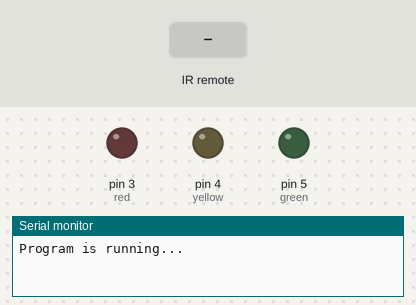
This sketch was run on a simulated Arduino Uno, built with avr-gcc and run on an emulated ATmega328P. On the bench: output pins drawn as LEDs (lit = HIGH), the last lines printed to the serial monitor. Inputs (shaded band) come from the test bench.

Above: at 1.2 s.
1.3 s: infrared code 0x45 received
At 2.0 s:
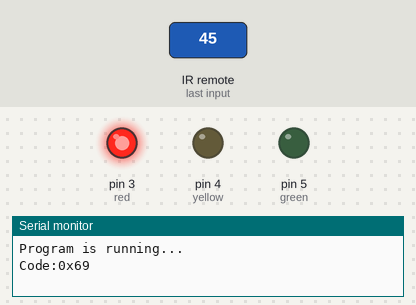
2.8 s: infrared code 0x46 received
At 3.1 s:
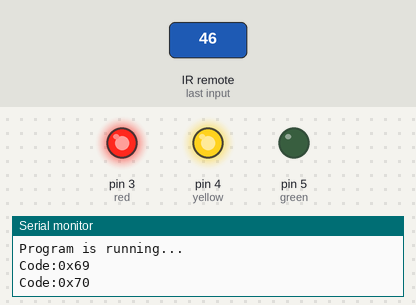
4.3 s: infrared code 0x47 received
At 5.5 s:
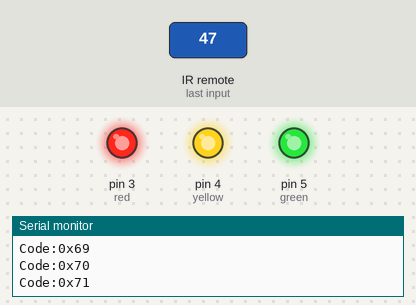
5.8 s: infrared code 0x45 received
At 6.6 s:
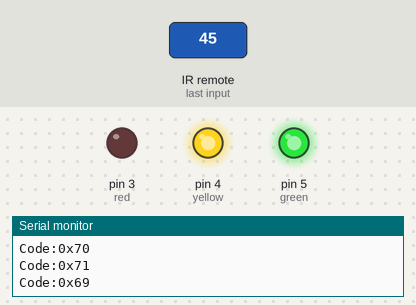
7.3 s: infrared code 0x46 received
At 7.8 s:
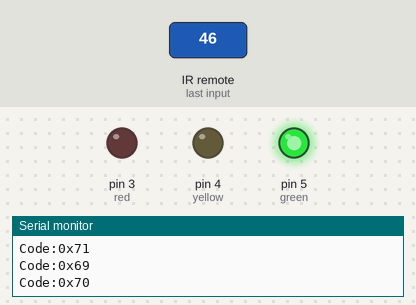
8.8 s: infrared code 0x1C received
At 10.1 s:
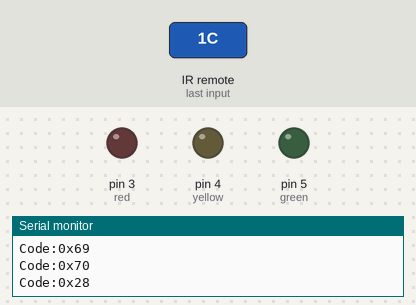
Timing chart, 0 to 11.3 s (numbered marks = the images above; inputs shaded):
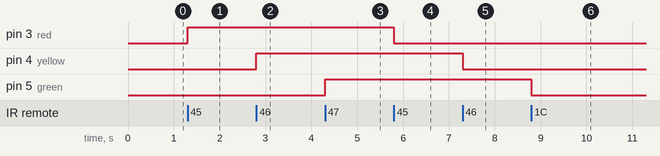

Measured:
- after the input at 1.3 s, pin 3 (red): LOW → HIGH at once
- after the input at 2.8 s, pin 4 (yellow): LOW → HIGH at once
- after the input at 4.3 s, pin 5 (green): LOW → HIGH at once
- after the input at 5.8 s, pin 3 (red): HIGH → LOW at once
- after the input at 7.3 s, pin 4 (yellow): HIGH → LOW at once
- after the input at 8.8 s, pin 5 (green): HIGH → LOW at once

The sketch:

12-IR-remote-control.ino
```cpp
#include <IRremote.hpp>

const int irPin = 2;
const int red = 3;
const int yellow = 4;
const int green = 5;

//const int servo = 7;

void setup(){
  Serial.begin(9600);
  pinMode(red, OUTPUT);
  pinMode(yellow, OUTPUT);
  pinMode(green, OUTPUT);
  IrReceiver.begin(irPin);

  Serial.println("Program is running...");
}

void loop(){

  if (IrReceiver.decode()){
    int code = IrReceiver.decodedIRData.command;
    Serial.print("Code:0x");
    Serial.println(code);
    switch (code){
      //led red and btn1
      case 0x45:
        digitalWrite(red,!digitalRead(red));
        break;

      //led yellow and btn2
      case 0x46:
        digitalWrite(yellow,!digitalRead(yellow));
        break;

      //led green and btn3
      case 0x47:
        digitalWrite(green , !digitalRead(green));
        break;

      //ok button

      case 0x1C:
          digitalWrite(red,LOW);
          digitalWrite(yellow,LOW);
          digitalWrite(green,LOW);
        break;

      default :
        break;

    }

    IrReceiver.resume();
  }
}
```
